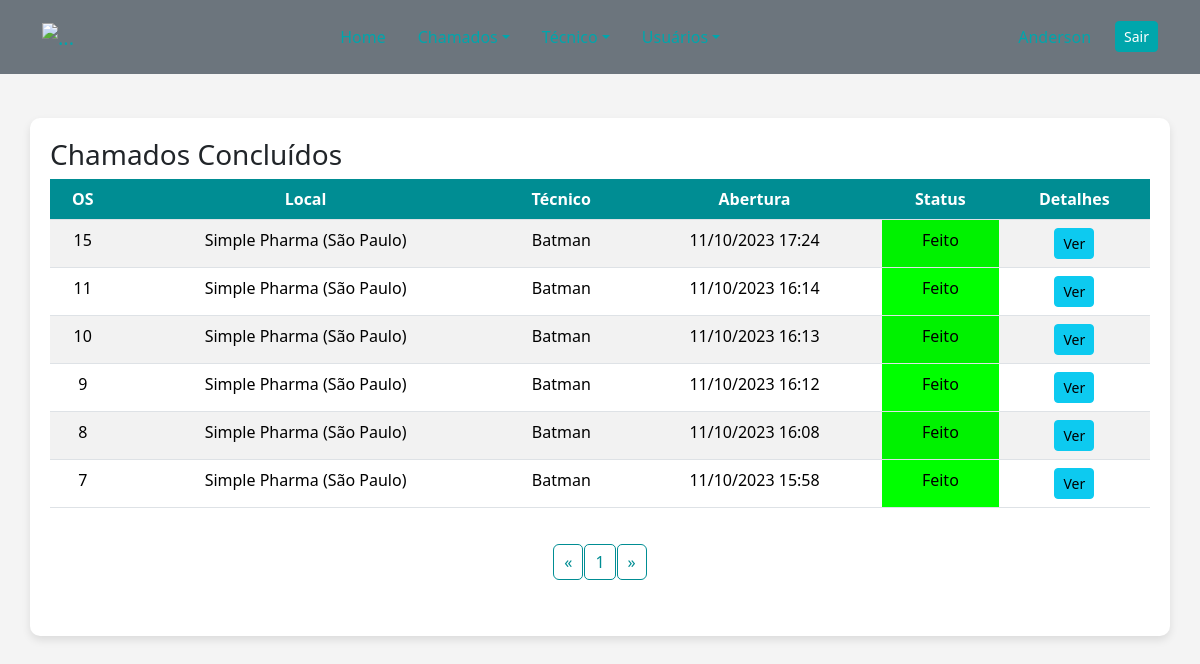
The page /admin/chamadosConcluidos.php (signed in) on the database its author committed.
### tables this page shows
CREATE TABLE `chamados` (
  `contador` int(255) NOT NULL,
  `usuario` varchar(255) NOT NULL,
  `local` varchar(255) NOT NULL,
  `datahora` varchar(150) NOT NULL,
  `tecnico` varchar(255) NOT NULL,
  `status` varchar(50) DEFAULT NULL,
  `servico` varchar(600) DEFAULT NULL,
  `serviexecu` varchar(200) NOT NULL,
  `datahoraaber` varchar(20) NOT NULL,
  `datahorafim` varchar(20) NOT NULL
);

### admin/chamadosConcluidos.php (the view, shortened to what this page needs)
<?php
	include("conexao.php");
	$itens_por_pagina = 10;
	$pagina = intval($_GET['pagina']);
	$item = $pagina * $itens_por_pagina;
	$sql_code = "select contador,local,tecnico,datahora,status,servico from chamados WHERE status='Feito' ORDER BY contador DESC LIMIT $item, $itens_por_pagina";
	$execute = $conn->query($sql_code) or die($conn->error);
	$produto = $execute->fetch_assoc();
	$num = $execute->num_rows;
	$num_total = $conn->query("select contador,local,tecnico,datahora,status,servico from chamados WHERE status='Feito'")->num_rows;
	$num_paginas = ceil($num_total/$itens_por_pagina);
?>
<!DOCTYPE html>
<html lang="en">
    <head>
        <link href="https://cdn.jsdelivr.net/npm/bootstrap@5.3.2/dist/css/bootstrap.min.css" rel="stylesheet">
        <link href="../CSS/nav.css" rel="stylesheet">
        <link href="../CSS/body_chamado.css" rel="stylesheet">
    </head>
    <body>
        <nav class="navbar navbar-expand-lg navbar-secondary bg-secondary px-0 py-3">
            <div class="container-xl">
                <a class="navbar-brand" href="#">
                    <img src="https://static.wixstatic.com/media/fef91e_c3f644e14da442178f706149ae38d838~mv2.png/v1/crop/x_0,y_24,w_436,h_262/fill/w_120,h_71,al_c,q_85,usm_0.66_1.00_0.01,enc_auto/CAPA-03.png" class="h-12" alt="...">
                </a>
                <div class="collapse navbar-collapse" id="navbarCollapse">
                    <div class="navbar-nav mx-lg-auto">
                        <a class="nav-item nav-link active" href="adminHome.php" aria-current="page">Home</a>
                        <li class="nav-item dropdown">
                            <a class="nav-link dropdown-toggle" href="#" id="chamadosDropdown" role="button" data-bs-toggle="dropdown" aria-expanded="false">Chamados</a>
                        </li>
                        <li class="nav-item dropdown">
                            <a class="nav-link dropdown-toggle" href="#" id="tecnicoDropdown" role="button" data-bs-toggle="dropdown" aria-expanded="false">Técnico</a>
                        </li>
                        <li class="nav-item dropdown">
                            <a class="nav-link dropdown-toggle" href="#" id="tecnicoDropdown" role="button" data-bs-toggle="dropdown" aria-expanded="false">Usuários</a>
                        </li>
                    </div>
                    <div class="navbar-nav ms-lg-4">
                        <a class="nav-item nav-link" href="#"><?php echo $_SESSION['sess_usersisname']; ?></a>
                    </div>
                    <div class="d-flex align-items-lg-center mt-3 mt-lg-0">
                        <a href="logout.php" class="btn btn-sm btn-secondary w-full w-lg-auto">Sair</a>
                    </div>
                </div>
            </div>
        </nav>
        <br>
        <div class="container">
            <h3>Chamados Concluídos</h3>
            <div class="table-responsive">
                <table class="table table-striped">
                    <?php if($num > 0){ ?>
                    <thead>
                        <tr>
                            <th class="text-center">OS</th>
                            <th class="text-center">Local</th>
                            <th class="text-center">Técnico</th>
                            <th class="text-center">Abertura</th>
                            <th class="text-center">Status</th>
                            <th class="text-center">Detalhes</th>
                        </tr>
                    </thead>
                    <tbody>
                        <?php do{ ?>
                        <tr>
                            <td class="text-center"><?php echo $produto['contador'];?></td>
                            <td class="text-center"><?php echo $produto['local'];?></td>
                            <td class="text-center"><?php echo $produto['tecnico']; ?></td>
                            <td class="text-center"><?php echo $produto['datahora']; ?></td>
                            <?php if ($produto['status']=="Aberto"){?>
                            <td style="background-color:#F00;" class="text-center"> <?php echo $produto['status']; ?></td>
                            <?php }elseif ($produto['status']=="Feito") {?>
                            <td style="background-color:#0F0;" class="text-center"> <?php echo $produto['status']; ?></td>
                            <?php } ?>
                            <td class="text-center">
                                <a class="btn btn-info btn-sm" href="ver1chamadoAdmin.php?chamado=<?php echo $produto['contador'];?>" data-toggle="tooltip" title="Detalhes"><span class="glyphicon glyphicon-share"></span>Ver</a>
                            </td>
                        </tr>
                        <?php }while($produto = $execute->fetch_assoc()); ?>
                    </tbody>
                </table>
                <nav>
                    <ul class="pagination">
                        <li class="page-item">
                            <a class="page-link" href="chamadosConcluidos.php?pagina=0" aria-label="Previous">
                                <span aria-hidden="true">&laquo;</span>
                            </a>
                        </li>
                        <?php
                            for($i = 0; $i < $num_paginas; $i++){
                                $estilo = "";
                                if($pagina == $i)
                                    $estilo = "class=\"active\"";
                        ?>
                        <li class="page-item" <?php echo $estilo; ?>><a class="page-link" href="chamadosConcluidos.php?pagina=<?php echo $i; ?>"><?php echo $i + 1; ?></a></li>
                        <?php } ?>
                        <li class="page-item">
                            <a class="page-link" href="chamadosConcluidos.php?pagina=<?php echo $num_paginas - 1; ?>" aria-label="Next">
                                <span aria-hidden="true">&raquo;</span>
                            </a>
                        </li>
                    </ul>
                </nav>
                <?php } ?>
            </div>
        </div>
    </body>
</html>

### CSS/nav.css (style rules this page uses)
.navbar { background-color: #f8f9fa; padding: 0.5rem 1rem; }
.navbar-brand, .nav-link { color: #00A6AC !important; }
.nav-link { margin-right: 1rem; }
.btn-secondary { background-color: #00A6AC; border-color: #00A6AC; }
.btn-secondary { color: #ffffff !important; }

### CSS/body_chamado.css (style rules this page uses)
body { background-color: #f4f4f4; }
.container { background: #ffffff; border-radius: 10px; padding: 20px; margin-top: 20px; box-shadow: 0 4px 8px rgba(0, 0, 0, 0.1); }
.table thead th { background-color: #008d93; color: #ffffff; }
.table tbody tr:nth-child(odd) { background-color: #f2f2f2; }
.table tbody tr:nth-child(even) { background-color: #ffffff; }
.pagination { display: flex; justify-content: center; padding: 20px 0; }
.pagination li a { color: #008d93; padding: 5px 10px; text-decoration: none; border: 1px solid #008d93; margin: 0 2px; border-radius: 5px; }

### admin/chamadosConcluidos.php (style rules this page uses)
thead th { background-color: #008d93; color: white; }
.page-link { color: #008d93; }

### rows shown on the page
chamados: contador "15", local "Simple Pharma (São Paulo)", tecnico "Batman", datahora "11/10/2023 17:24", status "Feito"
chamados: contador "11", local "Simple Pharma (São Paulo)", tecnico "Batman", datahora "11/10/2023 16:14", status "Feito"
chamados: contador "10", local "Simple Pharma (São Paulo)", tecnico "Batman", datahora "11/10/2023 16:13", status "Feito"
chamados: contador "9", local "Simple Pharma (São Paulo)", tecnico "Batman", datahora "11/10/2023 16:12", status "Feito"
chamados: contador "8", local "Simple Pharma (São Paulo)", tecnico "Batman", datahora "11/10/2023 16:08", status "Feito"
chamados: contador "7", local "Simple Pharma (São Paulo)", tecnico "Batman", datahora "11/10/2023 15:58", status "Feito"
